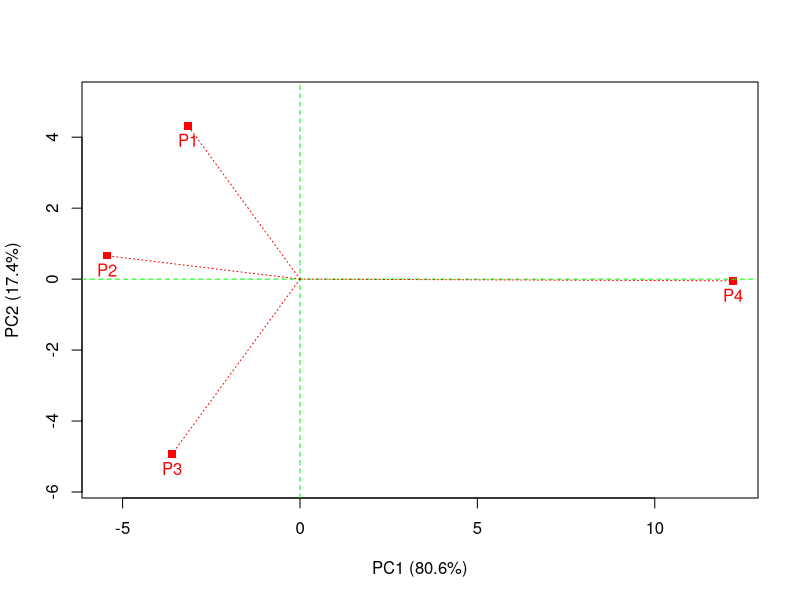

The R script that drew this image:
###########################################################################
## Código de la entrada Componentes Principales
## 03/02/2014
###########################################################################

## ------------------------------------------------------------------------
X <- matrix(c( 5, -1, -2,
                4,  4, -1,
               -2,  5, -3,
               -7, -8,  6),
             byrow=T, nrow=4, ncol=3,
             dimnames=list(c("P1", "P2", "P3", "P4"), c("V1", "V2", "V3")))
X


## ------------------------------------------------------------------------
S <- t(X)%*%X
S


## ------------------------------------------------------------------------
eigen(S)


## ------------------------------------------------------------------------
var(X[,"V1"])
var(X[,"V2"])
var(X[,"V3"])


## ------------------------------------------------------------------------
var(X[,"V1"]) + var(X[,"V2"]) + var(X[,"V3"])


## ------------------------------------------------------------------------
(var(X[,"V1"]) + var(X[,"V2"]) + var(X[,"V3"]))*3


## ------------------------------------------------------------------------
diag(S)


## ------------------------------------------------------------------------
sum(diag(S))


## ------------------------------------------------------------------------
eigen(S)$values


## ------------------------------------------------------------------------
sum(eigen(S)$values)


## ------------------------------------------------------------------------
diag(S)


## ----echo=F, fig.width=5, fig.height=5-----------------------------------
EA <- eigen(S)
PT <- X %*% EA$vectors
plot(1, type = 'n', asp=1, xlim = range(PT[,1]), ylim = range(PT[,2]),
     xlab = "PC1 (80.6%)", ylab = "PC2 (17.4%)")
points(PT[,1], PT[,2], col = "red", lwd = 2, pch=15)
text(PT[,1], PT[,2], labels = row.names(PT), adj = c(0.5, 0.5), col = "red", pos=1)
abline(h = 0, v = 0, col="green", lty = 2)
for (i in 1:4) lines(c(0,PT[i,1]), c(0,PT[i,2]), col="red", lty=3)


